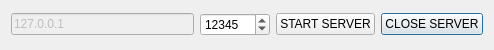
<?xml version="1.0" encoding="UTF-8"?>
<ui version="4.0">
 <class>myServer</class>
 <widget class="QDialog" name="myServer">
  <property name="geometry">
   <rect>
    <x>0</x>
    <y>0</y>
    <width>494</width>
    <height>50</height>
   </rect>
  </property>
  <property name="windowTitle">
   <string>myServer</string>
  </property>
  <layout class="QGridLayout" name="gridLayout">
   <item row="1" column="1">
    <widget class="QSpinBox" name="port">
     <property name="minimumSize">
      <size>
       <width>70</width>
       <height>0</height>
      </size>
     </property>
     <property name="maximum">
      <number>99999</number>
     </property>
     <property name="value">
      <number>12345</number>
     </property>
    </widget>
   </item>
   <item row="1" column="3">
    <widget class="QPushButton" name="btnClose">
     <property name="enabled">
      <bool>true</bool>
     </property>
     <property name="text">
      <string>CLOSE SERVER</string>
     </property>
    </widget>
   </item>
   <item row="1" column="2">
    <widget class="QPushButton" name="btnStart">
     <property name="enabled">
      <bool>true</bool>
     </property>
     <property name="text">
      <string>START SERVER</string>
     </property>
    </widget>
   </item>
   <item row="1" column="0">
    <widget class="QLineEdit" name="ip">
     <property name="enabled">
      <bool>false</bool>
     </property>
     <property name="minimumSize">
      <size>
       <width>115</width>
       <height>0</height>
      </size>
     </property>
     <property name="text">
      <string>127.0.0.1</string>
     </property>
    </widget>
   </item>
  </layout>
 </widget>
 <layoutdefault spacing="6" margin="11"/>
 <resources/>
 <connections/>
</ui>
